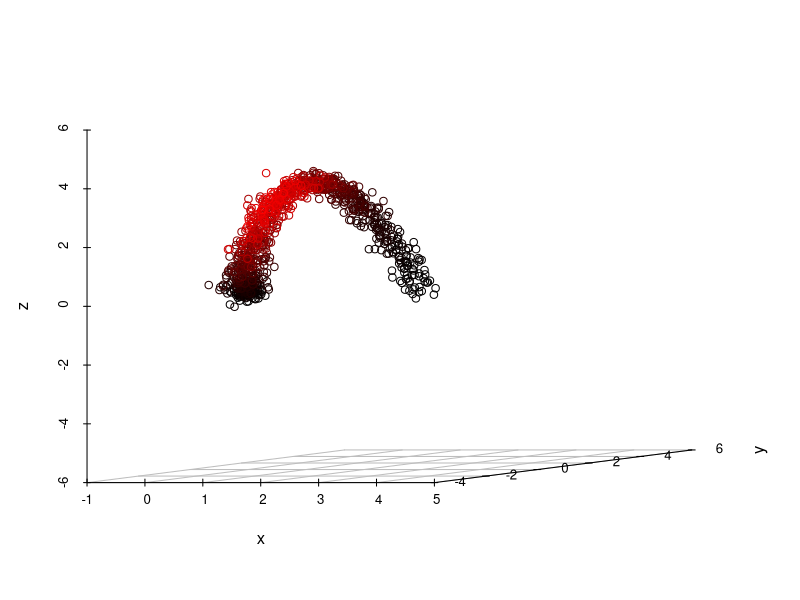
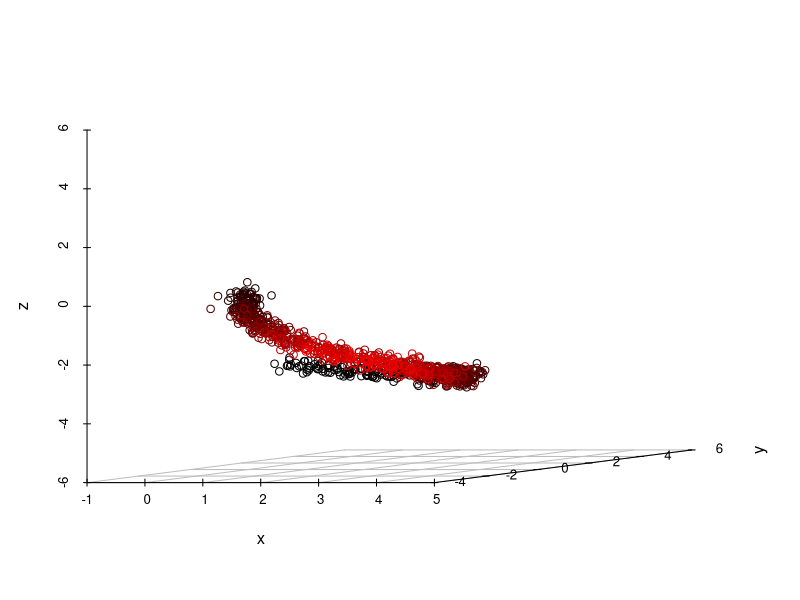
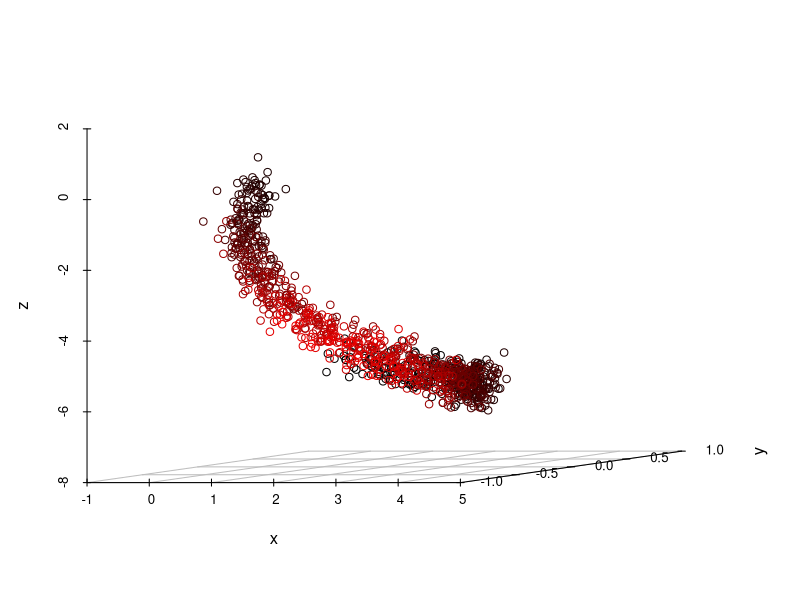
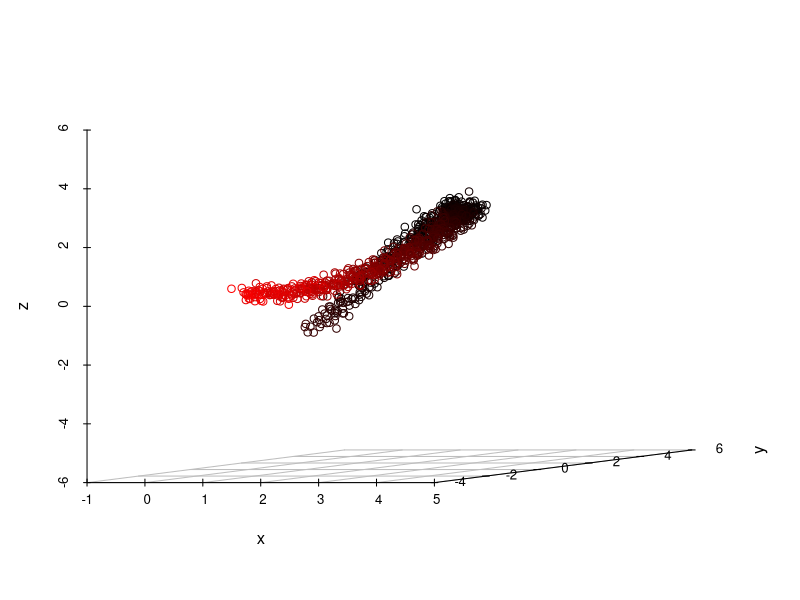
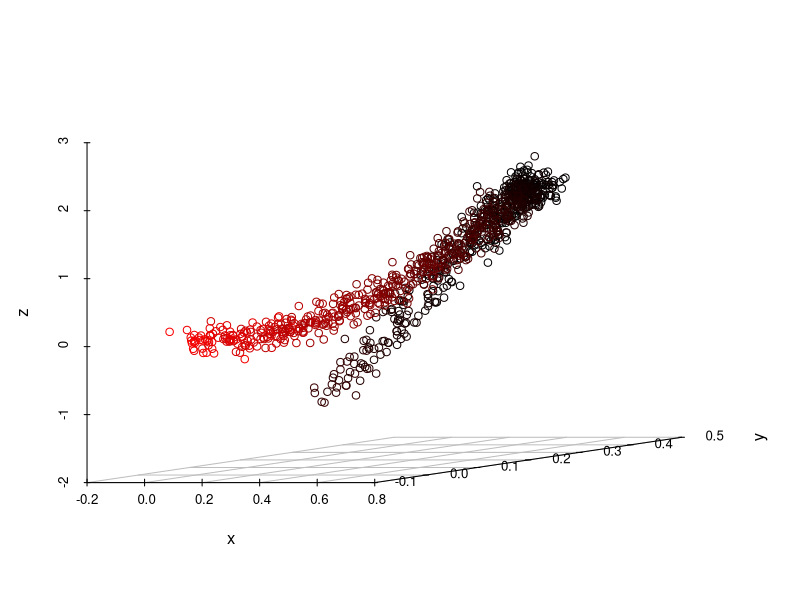
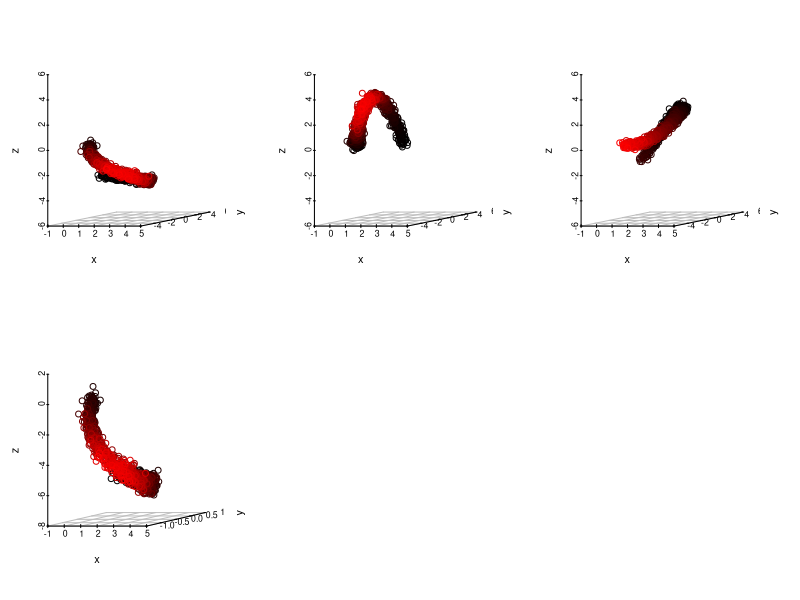

Recreate these plots in R, in order. (Note: this script raises an error after producing the figures.)
# 3-D Scatterplots for State Projection Matrices

library(magrittr)
library(tidyverse)
library(scatterplot3d)


######  Process State 1  ######
t <- seq(0, 3, length.out = 1000)
Error3 <- matrix(rnorm(3 * 1000, sd = 0.15), nrow = 1000)

Process_df <- data.frame(t = t)
Process_df %<>% mutate(x = t,
                       y = t ^ 2 - 3 * t,
                       z = - t ^ 3 + 3 * t ^ 2)

Process_df[,2:4] <- Process_df[,2:4] + Error3

scatterplot3d(Process_df[,2:4], box = FALSE, highlight.3d = TRUE,
              xlim = c(-1, 5), ylim = c(-3, 5), zlim = c(-5, 5),
              angle = 10)

######  Process State 2  ######
P2 <- matrix(c(0, 0.5, -sqrt(3) / 2,
               0, sqrt(3) / 2,  0.5,
               1,   0,            0),
             nrow = 3, ncol = 3, byrow = TRUE)
Lam2 <- diag(c(1, 0.5, 2))

# Rotate
Process2_mat <- as.matrix(Process_df[,2:4]) %*% P2
colnames(Process2_mat) <- c("x", "y", "z")
scatterplot3d(Process2_mat, box = FALSE, highlight.3d = TRUE,
              xlim = c(-1, 5), ylim = c(-3, 5), zlim = c(-5, 5),
              angle = 10)

# Scale
Process2scale_mat <- Process2_mat %*% Lam2
colnames(Process2scale_mat) <- c("x", "y", "z")
scatterplot3d(Process2scale_mat, box = FALSE, highlight.3d = TRUE,
              angle = 10)

######  Process State 3  ######
P3 <- matrix(c( 0, sqrt(3) / 2,  -0.5,
               -1,    0,            0,
                0,   0.5, sqrt(3) / 2),
             nrow = 3, ncol = 3, byrow = TRUE)
Lam3 <- diag(c(0.25, 0.1, 0.75))

# Rotate
Process3_mat <- as.matrix(Process_df[,2:4]) %*% P3
colnames(Process3_mat) <- c("x", "y", "z")
scatterplot3d(Process3_mat, box = FALSE, highlight.3d = TRUE,
              xlim = c(-1, 5), ylim = c(-3, 5), zlim = c(-5, 5),
              angle = 10)

# Scale
Process3scale_mat <- Process3_mat %*% Lam3
colnames(Process3scale_mat) <- c("x", "y", "z")
scatterplot3d(Process3scale_mat, box = FALSE, highlight.3d = TRUE,
              angle = 10)

######  Combine Plots  ######
par(mfrow = c(2, 3))

# Top Left
scatterplot3d(Process2_mat, box = FALSE, highlight.3d = TRUE,
              xlim = c(-1, 5), ylim = c(-3, 5), zlim = c(-5, 5),
              angle = 10, cex.symbols = 1.2)

# Top Centre
scatterplot3d(Process_df[,2:4], box = FALSE, highlight.3d = TRUE,
              xlim = c(-1, 5), ylim = c(-3, 5), zlim = c(-5, 5),
              angle = 10, cex.symbols = 1.2)

# Top Right
scatterplot3d(Process3_mat, box = FALSE, highlight.3d = TRUE,
              xlim = c(-1, 5), ylim = c(-3, 5), zlim = c(-5, 5),
              angle = 10, cex.symbols = 1.2)

# Bottom Left
scatterplot3d(Process2scale_mat, box = FALSE, highlight.3d = TRUE,
              angle = 10, cex.symbols = 1.2)

# Bottom Centre
plot("")

# Bottom Right 
scatterplot3d(Process3scale_mat, box = FALSE, highlight.3d = TRUE,
              angle = 10, cex.symbols = 1.2)

par(mfrow=c(1,1))
